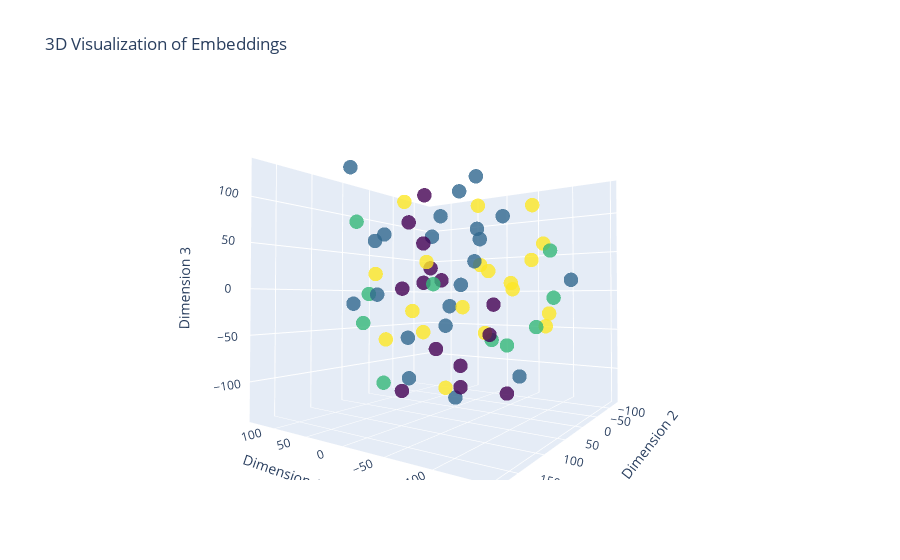

The notebook cell saved with this chart:
### Markdown cell above
## Models Text Document Embedding Visualization

### Code cell
# extracting data from the 1st batch in validation dataloader
label_tensor, text_token_indices_tensor, offsets_tensor = next(iter(valid_dataloader))
text_token_indices_tensor.to(device)
offsets_tensor.to(device)

# getting the embeddings from nn.EmbeddingBag of the treained model (for the entire batch)
embedded_tensor = model.embedding(text_token_indices_tensor, offsets_tensor)
# converting the embedded_tensor into numpy array
embedded_numpy = embedded_tensor.detach().cpu().numpy()

# performing t-SNE on the embeddings to reduce their dimentionality to 3D using "TSNE" function from "sklearn" libary
X_embedded_3d = TSNE(n_components=3).fit_transform(embedded_numpy)

# creating 3D scatter plot using the "graph_objs" function from "plotly" library
trace = go.Scatter3d(
    x=X_embedded_3d[:, 0],
    y=X_embedded_3d[:, 1],
    z=X_embedded_3d[:, 2],
    mode='markers',
    marker=dict(
        size=5,
        color=label_tensor.cpu().numpy(),  # Use label information for color
        colorscale='Viridis',  # Choose a colorscale
        opacity=0.8
    )
)

layout = go.Layout(title="3D Visualization of Embeddings",
                   scene=dict(xaxis_title='Dimension 1',
                              yaxis_title='Dimension 2',
                              zaxis_title='Dimension 3'))

fig = go.Figure(data=[trace], layout=layout)
fig.show()

### Figure 1 — Plotly figure (JSON) as saved in the notebook; plotly's stock layout.template omitted (floating-point values rounded to 4 significant figures)
{"data": [{"marker": {"color": [3, 1, 2, 0, 1, 0, 1, 3, 3, 3, 3, 1, 3, 1, 3, 1, 3, 0, 0, 0, 1, 1, 0, 3, 3, 0, 1, 3, 0, 3, 1, 1, 1, 1, 3, 2, 3, 3, 1, 3, 3, 2, 3, 1, 1, 2, 1, 0, 1, 3, 0, 2, 0, 2, 1, 2, 0, 1, 2, 2, 0, 1, 0, 2], "colorscale": [[0, "#440154"], [0.1111, "#482878"], [0.2222, "#3e4989"], [0.3333, "#31688e"], [0.4444, "#26828e"], [0.5556, "#1f9e89"], [0.6667, "#35b779"], [0.7778, "#6ece58"], [0.8889, "#b5de2b"], [1, "#fde725"]], "opacity": 0.8, "size": 5}, "mode": "markers", "type": "scatter3d", "x": [-77.32, 15.83, 21.5, -11.91, 13.38, 43.57, 61.63, -18.67, -28.85, 79.94, -69.92, -2.645, 26.45, 7.845, -91.36, 83.66, -95.37, 26.19, -79.63, 37.15, 84.73, -33.03, -34.44, 3.57, 58.41, -1.729, 73.4, -30.82, 68.15, -57.79, 48.33, 130.1, 93.45, -34.74, -68.77, -107.9, -71.95, 110.5, 47.49, -121.9, 41.23, -21.7, -46.98, -132.8, -34.15, 23.35, 95.35, 86.97, 135.0, -45.29, 20.23, -148.6, -45.72, -29.18, 20.74, 62.57, 0.3483, -82.51, -27.52, -54.22, 25.69, 112.7, -15.59, -92.21], "y": [53.67, -34.01, -130.9, 65.8, -75.27, -33.01, -36.08, 87.62, -23.75, 36.45, 62.08, -9.468, 49.79, -12.92, -64.15, -87.29, -16.16, 68.65, 55.33, -69.91, -112.9, -4.179, 40.4, -67.01, 26.58, 63.87, -1.429, 30.56, 18.78, 103.1, -126.1, -15.14, 78.84, -59.64, -130.9, 2.462, -8.553, -88.09, -48.43, 15.67, 95.96, 171.0, -63.24, -37.69, 6.583, 132.7, 40.25, -50.18, -6.156, -125.4, 11.58, 54.73, -49.04, -81.72, 153.6, 104.3, -98.3, -8.637, 157.8, 118.4, 30.01, -46.71, 108.0, -77.02], "z": [18.11, 130.4, -71.85, 22.75, 85.92, 14.09, 74.37, -45.42, -52.82, -61.66, 85.39, 6.602, -24.94, -134.5, -44.37, 112.3, 96.36, -114.8, -47.68, -104.2, -22.05, 60.58, -108.5, 35.09, 110.9, 104.6, -115.0, -20.12, 2.224, -96.62, 46.14, 80.4, -16.53, 96.33, -30.86, -41.42, 7.447, 45.31, -47.58, 47.38, 16.74, -6.341, 1.603, 10.81, 133.6, -35.21, 63.03, 12.04, -4.845, 43.7, -72.32, -9.611, -129.5, -72.91, 118.3, 75.53, -18.88, -99.0, -86.56, 3.22, 56.06, -67.02, 66.95, 49.91]}], "layout": {"autosize": true, "scene": {"aspectmode": "auto", "aspectratio": {"x": 0.9977, "y": 1.062, "z": 0.9434}, "camera": {"center": {"x": 0, "y": 0, "z": 0}, "eye": {"x": -1.01, "y": 1.484, "z": -0.03325}, "projection": {"type": "perspective"}, "up": {"x": 0, "y": 0, "z": 1}}, "xaxis": {"title": {"text": "Dimension 1"}, "type": "linear"}, "yaxis": {"title": {"text": "Dimension 2"}, "type": "linear"}, "zaxis": {"title": {"text": "Dimension 3"}, "type": "linear"}}, "title": {"text": "3D Visualization of Embeddings"}}}
